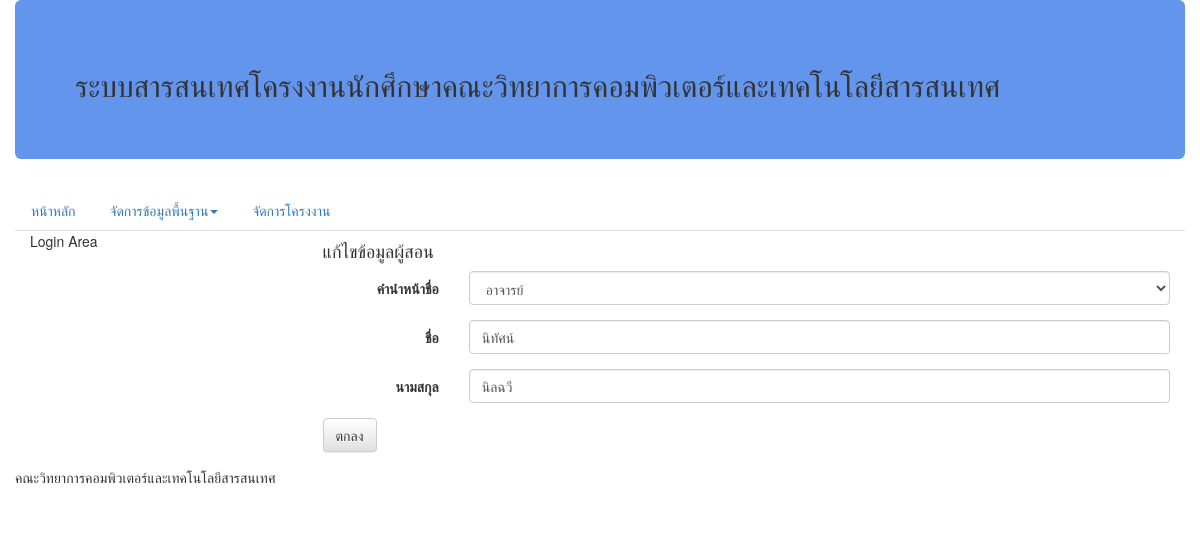
Page /lecturer_edit.php?lct_id=1 on the committed database.
### tables this page shows
CREATE TABLE IF NOT EXISTS `lecturer` (
  `lct_id` int(11) NOT NULL AUTO_INCREMENT,
  `lct_fname` varchar(45) DEFAULT NULL,
  `lct_lname` varchar(45) DEFAULT NULL,
  `lct_ttl_id` int(11) DEFAULT NULL,
  PRIMARY KEY (`lct_id`),
  KEY `f_lct_ttl_id` (`lct_ttl_id`)
);

CREATE TABLE IF NOT EXISTS `title` (
  `ttl_id` int(11) NOT NULL AUTO_INCREMENT,
  `ttl_name` varchar(45) DEFAULT NULL,
  PRIMARY KEY (`ttl_id`),
  UNIQUE KEY `ttl_name_UNIQUE` (`ttl_name`)
);

### lecturer_edit.php (the view, shortened to what this page needs)
<!DOCTYPE html>
<html lang="en">
    <head>
        <link href="bootstrap/css/bootstrap.css" rel="stylesheet" type="text/css">
        <link href="bootstrap/css/bootstrap-theme.css" rel="stylesheet" type="text/css">
    </head>
    <body>
        <div class="container">
            <div class="row">
                <div class="jumbotron" style="background-color: cornflowerblue;">
                    <?php include 'topbanner.php';?>
                </div>
            </div>
            <div class="row">
                <?php include 'menu.php';?>
            </div>
            <div class="row">
                <div class="col-sm-12 col-md-3 col-lg-3">
                    <p>Login Area</p>
                </div>
                <div class="col-sm-12 col-md-9 col-lg-9">
                    <h4>แก้ไขข้อมูลผู้สอน</h4>
                    <?php
                        $lct_id = $_REQUEST['lct_id'];
                        if(isset($_GET['submit'])){
                            $lct_id = $_GET['lct_id'];
                            $lct_ttl_id = $_GET['lct_ttl_id'];
                            $lct_fname = $_GET['lct_fname'];
                            $lct_lname = $_GET['lct_lname'];
                            $sql = "update lecturer set ";
                            $sql .= "lct_fname='$lct_fname',lct_lname='$lct_lname',lct_ttl_id='$lct_ttl_id' ";
                            $sql .="where lct_id='$lct_id' ";
                            include 'connectdb.php';
                            mysqli_query($conn,$sql);
                            mysqli_close($conn);
                            echo "แก้ไขข้อมูลอาจารย์ $lct_fname $lct_lname เรียบร้อยแล้ว<br>";
                            echo '<a href="lecturer_list.php">แสดงรายชื่ออาจารย์ทั้งหมด</a>';
                        }else{
                    ?>
                    <form class="form-horizontal" role="form" name="lecturer_edit" action="<?php echo $_SERVER['PHP_SELF'];?>">
                        <div class="form-group">
                            <label for="lct_ttl_id" class="col-md-2 col-lg-2 control-label">คำนำหน้าชื่อ</label>
                            <div class="col-md-10 col-lg-10">
                                <select name="lct_ttl_id" id="lct_ttl_id" class="form-control">
                                <?php
                                    include 'connectdb.php';
                                    $sql2 = "select * from lecturer where lct_id='$lct_id'";
                                    $result2 = mysqli_query($conn,$sql2);
                                    $row2 = mysqli_fetch_array($result2,MYSQLI_ASSOC);
                                    $flct_fname = $row2['lct_fname'];
                                    $flct_lname = $row2['lct_lname'];
                                    $flct_ttl_id = $row2['lct_ttl_id'];
                                    $sql =  "SELECT * FROM title order by ttl_id";
                                    $result = mysqli_query($conn,$sql);
                                    while (($row = mysqli_fetch_array($result, MYSQLI_ASSOC)) != NULL) {
                                        echo '<option value=';
                                        echo '"' . $row['ttl_id'].'"';
                                        if($row['ttl_id']==$flct_ttl_id){
                                            echo ' selected="selected" ';
                                        }
                                        echo ">";
                                        echo $row['ttl_name'];
                                        echo '</option>';
                                    }
                                ?>
                                </select>
                           </div>
                        </div>
                        <div class="form-group">
                            <label for="lct_fname" class="col-md-2 col-lg-2 control-label">ชื่อ</label>
                            <div class="col-md-10 col-lg-10">
                                <input type="text" name="lct_fname" id="lct_fname" class="form-control"
                                       value="<?php echo $flct_fname;?>">
                            </div>
                        </div>
                        <div class="form-group">
                            <label for="lct_lname" class="col-md-2 col-lg-2 control-label">นามสกุล</label>
                            <div class="col-md-10 col-lg-10">
                                <input type="text" name="lct_lname" id="lct_lname" class="form-control"
                                       value="<?php echo $flct_lname;?>">
                            </div>
                        </div>
                        <div class="form-group">
                            <div class="col-md-10 col-lg-10">
                                <input type="submit" name="submit" value="ตกลง" class="btn btn-default">
                            </div>
                        </div>
                    </form>
                    <?php
                        }
                    ?>
                </div>
            </div>
            <div class="row">
                <address>คณะวิทยาการคอมพิวเตอร์และเทคโนโลยีสารสนเทศ</address>
            </div>
        </div>
    </body>
</html>

### rows in the picture
lecturer: lct_ttl_id "อาจารย์", lct_fname "นิทัศน์", lct_lname "นิลฉวี"
